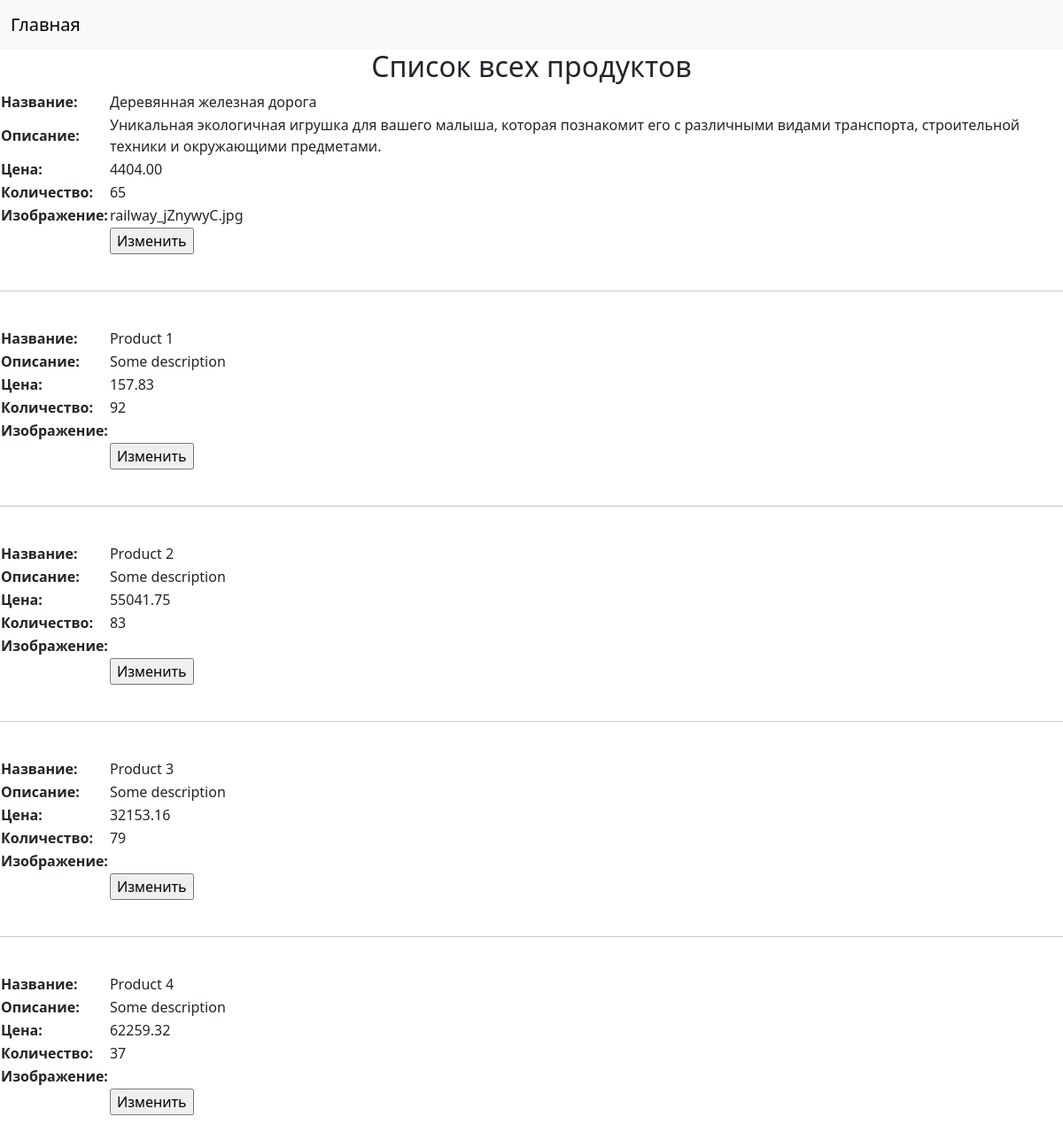
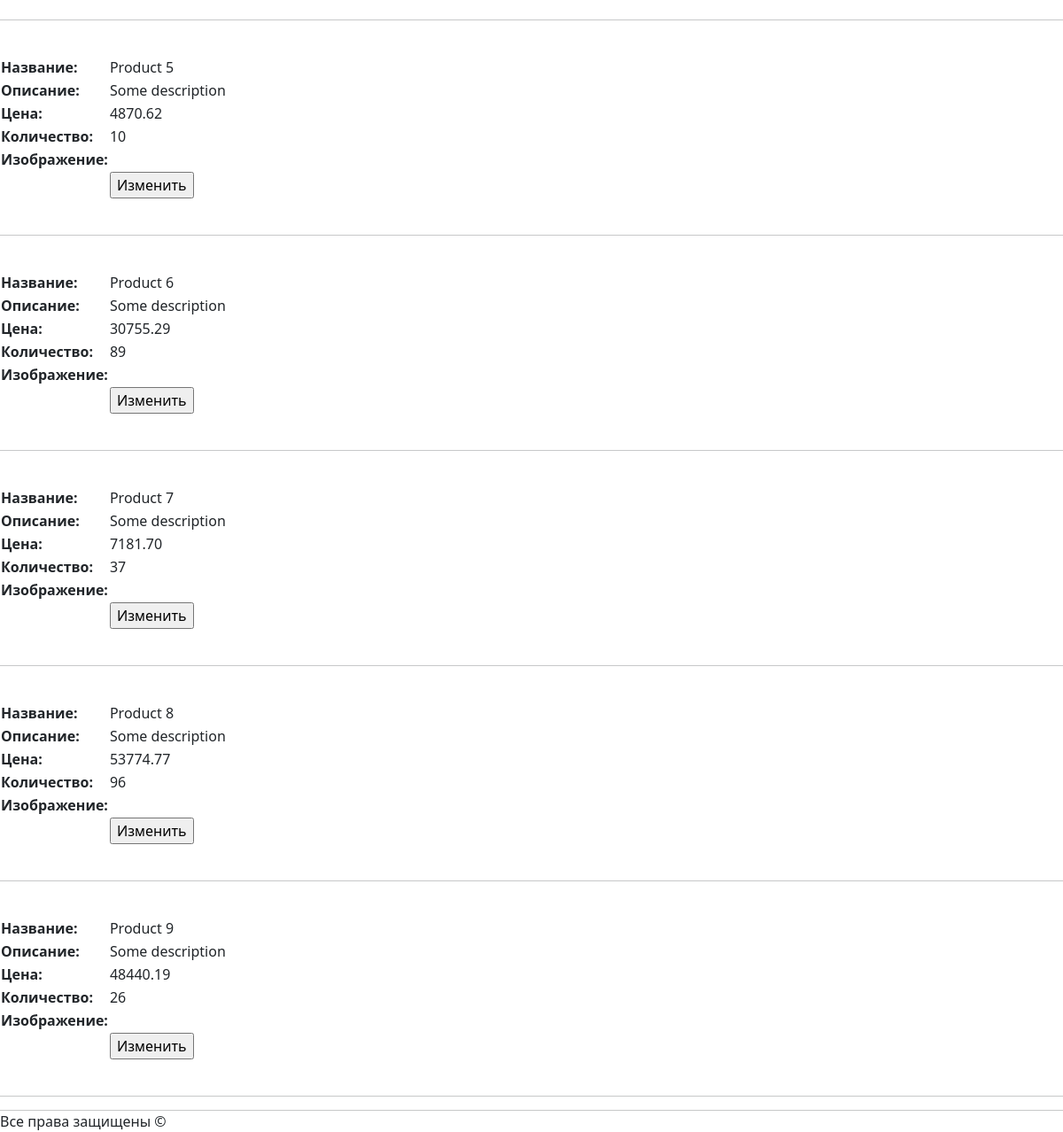
The page /all_products/ on the database its author committed (2 pictures, top to bottom).
### app/models.py (models this page shows, shortened)
class Product(models.Model):
    name = models.CharField(max_length=100)
    description = models.TextField()
    price = models.DecimalField(max_digits=10, decimal_places=2)
    amount = models.IntegerField()
    image = models.ImageField(null=True)
    added_at = models.DateField(auto_now=True)

### app/views.py (the view)
# urls.py: path('all_products/', views.get_all_products, name='all_products'),
def get_all_products(request):
    products = models.Product.objects.all()
    return render(request, 'app/all_products.html', {'products': products})

### app/templates/app/all_products.html (shortened to what this page needs)
{% extends 'app/base.html' %}
{% block content %}
<h2 class="text-center">Список всех продуктов</h2>
{% for product in products %}
<table>
    <tr><th>Название:</th><td>{{ product.name }}</td></tr>
    <tr><th>Описание:</th><td>{{ product.description }}</td></tr>
    <tr><th>Цена:</th><td>{{ product.price }}</td></tr>
    <tr><th>Количество:</th><td>{{ product.amount }}</td></tr>
    <tr><th>Изображение:</th><td>{{ product.image }}</td></tr>
    <tr><th></th><td>
        <form action="{% url 'change_product' product.id %}" method="get">
            <input type="submit" value="Изменить">
        </form>
    </td></tr>
</table>
<br><hr><br>
{% endfor %}
{% endblock %}

### app/templates/app/base.html (shortened to what this page needs)
<!DOCTYPE html>
<html lang="ru">
<head>
    {% load static %}
    <link rel="stylesheet" href="{% static 'app/css/bootstrap.min.css' %}">
</head>
<body>
<nav class="navbar navbar-expand-lg navbar-light bg-light">
    <div class="container-fluid">
        <a class="navbar-brand" href="/">Главная</a>
    </div>
</nav>
{% block content %}{% endblock %}
<div class="row fixed-bottom modal-footer">
    <hr>
    <p>Все права защищены &copy;</p>
</div>
</body>
</html>

### rows shown on the page
Product: name "Деревянная железная дорога", description "Уникальная экологичная игрушка для вашего малыша, которая познакомит его с различными видами транспорта, строительной техники и окружающими предметами.", price "4404.00", amount "65", image "railway_jZnywyC.jpg"
Product: name "Product 1", description "Some description", price "157.83", amount "92"
Product: name "Product 2", description "Some description", price "55041.75", amount "83"
Product: name "Product 3", description "Some description", price "32153.16", amount "79"
Product: name "Product 4", description "Some description", price "62259.32", amount "37"
Product: name "Product 5", description "Some description", price "4870.62", amount "10"
Product: name "Product 6", description "Some description", price "30755.29", amount "89"
Product: name "Product 7", description "Some description", price "7181.70", amount "37"
Product: name "Product 8", description "Some description", price "53774.77", amount "96"
Product: name "Product 9", description "Some description", price "48440.19", amount "26"
